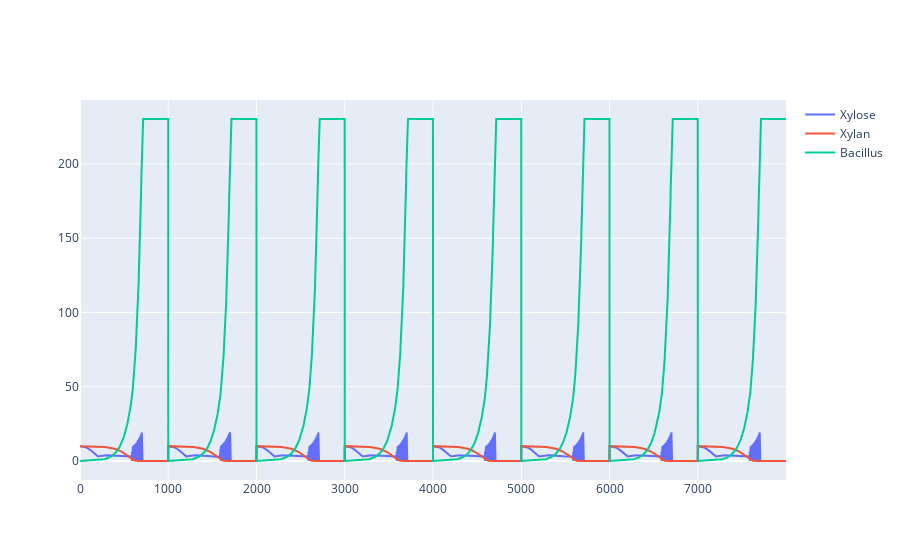

Write notebook code for a chart like this one.
### Code cell
fig=go.Figure()
fig.add_trace(go.Scatter(x=data.index,y=data["xyl__D_e"],mode="lines",name="Xylose"))
fig.add_trace(go.Scatter(x=data.index,y=data["Xylan"],mode="lines",name="Xylan"))
fig.add_trace(go.Scatter(x=data.index,y=data["Bacllus_agent1"],mode="lines",name="Bacillus"))
fig.show()

### Figure 1 — Plotly figure (JSON) as saved in the notebook; plotly's stock layout.template omitted (floating-point values rounded to 4 significant figures; data arrays with more than 128 entries replaced by an {"elided": "..."} marker saying what was removed)
{"data": [{"mode": "lines", "name": "Xylose", "type": "scatter", "x": {"elided": "8000 int values"}, "y": {"elided": "8000 float values"}}, {"mode": "lines", "name": "Xylan", "type": "scatter", "x": {"elided": "8000 int values"}, "y": {"elided": "8000 float values"}}, {"mode": "lines", "name": "Bacillus", "type": "scatter", "x": {"elided": "8000 int values"}, "y": {"elided": "8000 float values"}}], "layout": {}}
